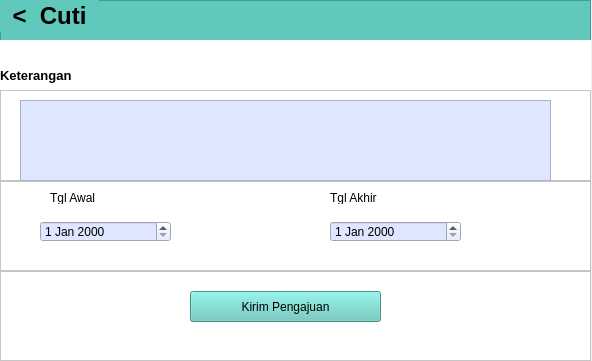
<?xml version="1.0" encoding="UTF-8"?>
<ui version="4.0">
 <class>Form</class>
 <widget class="QWidget" name="Form">
  <property name="geometry">
   <rect>
    <x>0</x>
    <y>0</y>
    <width>592</width>
    <height>361</height>
   </rect>
  </property>
  <property name="windowTitle">
   <string>Form</string>
  </property>
  <widget class="QWidget" name="verticalLayoutWidget">
   <property name="geometry">
    <rect>
     <x>0</x>
     <y>0</y>
     <width>591</width>
     <height>361</height>
    </rect>
   </property>
   <layout class="QVBoxLayout" name="verticalLayout">
    <property name="spacing">
     <number>0</number>
    </property>
    <item>
     <widget class="QFrame" name="frame_4">
      <property name="styleSheet">
       <string notr="true">background-color:rgb(97, 200, 188)</string>
      </property>
      <property name="frameShape">
       <enum>QFrame::StyledPanel</enum>
      </property>
      <property name="frameShadow">
       <enum>QFrame::Raised</enum>
      </property>
      <property name="lineWidth">
       <number>0</number>
      </property>
      <widget class="QToolButton" name="toolButtonCuti">
       <property name="geometry">
        <rect>
         <x>0</x>
         <y>0</y>
         <width>99</width>
         <height>32</height>
        </rect>
       </property>
       <property name="font">
        <font>
         <family>MS Shell Dlg 2</family>
         <pointsize>18</pointsize>
         <weight>75</weight>
         <bold>true</bold>
        </font>
       </property>
       <property name="styleSheet">
        <string notr="true">border:none;</string>
       </property>
       <property name="text">
        <string>&lt;  Cuti</string>
       </property>
      </widget>
      <widget class="QLabel" name="labelKeterangan">
       <property name="geometry">
        <rect>
         <x>0</x>
         <y>40</y>
         <width>591</width>
         <height>71</height>
        </rect>
       </property>
       <property name="font">
        <font>
         <pointsize>10</pointsize>
         <weight>75</weight>
         <bold>true</bold>
        </font>
       </property>
       <property name="styleSheet">
        <string notr="true">background-color:rgb(255, 255, 255)</string>
       </property>
       <property name="text">
        <string>Keterangan</string>
       </property>
      </widget>
      <widget class="QLabel" name="label">
       <property name="geometry">
        <rect>
         <x>0</x>
         <y>30</y>
         <width>61</width>
         <height>41</height>
        </rect>
       </property>
       <property name="styleSheet">
        <string notr="true">background-color:rgba(0,0,0,0)</string>
       </property>
       <property name="text">
        <string/>
       </property>
       <property name="pixmap">
        <pixmap resource="images.qrc">:/gambarlaptop/C:/Users/Nesti/Downloads/WhatsApp_Image_2023-05-24_at_9.21.08_PM-removebg-preview.png</pixmap>
       </property>
       <property name="scaledContents">
        <bool>true</bool>
       </property>
      </widget>
     </widget>
    </item>
    <item>
     <widget class="QFrame" name="frame_3">
      <property name="styleSheet">
       <string notr="true">background-color:rgb(255, 255, 255)</string>
      </property>
      <property name="frameShape">
       <enum>QFrame::StyledPanel</enum>
      </property>
      <property name="frameShadow">
       <enum>QFrame::Raised</enum>
      </property>
      <widget class="QTextEdit" name="textEditKeterangan">
       <property name="geometry">
        <rect>
         <x>20</x>
         <y>10</y>
         <width>531</width>
         <height>81</height>
        </rect>
       </property>
       <property name="styleSheet">
        <string notr="true">background-color:rgb(222, 231, 255)</string>
       </property>
      </widget>
     </widget>
    </item>
    <item>
     <widget class="QFrame" name="frame_2">
      <property name="styleSheet">
       <string notr="true">background-color:rgb(255, 255, 255)
</string>
      </property>
      <property name="frameShape">
       <enum>QFrame::StyledPanel</enum>
      </property>
      <property name="frameShadow">
       <enum>QFrame::Raised</enum>
      </property>
      <widget class="QLabel" name="labelTglAwal">
       <property name="geometry">
        <rect>
         <x>50</x>
         <y>10</y>
         <width>47</width>
         <height>13</height>
        </rect>
       </property>
       <property name="text">
        <string>Tgl Awal</string>
       </property>
      </widget>
      <widget class="QLabel" name="labelTglAkhir">
       <property name="geometry">
        <rect>
         <x>330</x>
         <y>10</y>
         <width>47</width>
         <height>13</height>
        </rect>
       </property>
       <property name="text">
        <string>Tgl Akhir</string>
       </property>
      </widget>
      <widget class="QDateEdit" name="dateEditTglAwal">
       <property name="geometry">
        <rect>
         <x>40</x>
         <y>40</y>
         <width>131</width>
         <height>21</height>
        </rect>
       </property>
       <property name="styleSheet">
        <string notr="true">
background-color:rgb(222, 231, 255)</string>
       </property>
      </widget>
      <widget class="QDateEdit" name="dateEditTglAkhir">
       <property name="geometry">
        <rect>
         <x>330</x>
         <y>40</y>
         <width>131</width>
         <height>21</height>
        </rect>
       </property>
       <property name="styleSheet">
        <string notr="true">
background-color:rgb(222, 231, 255)</string>
       </property>
      </widget>
     </widget>
    </item>
    <item>
     <widget class="QFrame" name="frame">
      <property name="styleSheet">
       <string notr="true">background-color:rgb(255, 255, 255)</string>
      </property>
      <property name="frameShape">
       <enum>QFrame::StyledPanel</enum>
      </property>
      <property name="frameShadow">
       <enum>QFrame::Raised</enum>
      </property>
      <widget class="QPushButton" name="pushButtonKirimPengajuan">
       <property name="geometry">
        <rect>
         <x>190</x>
         <y>20</y>
         <width>191</width>
         <height>31</height>
        </rect>
       </property>
       <property name="styleSheet">
        <string notr="true">background-color:rgb(97, 200, 188)</string>
       </property>
       <property name="text">
        <string>Kirim Pengajuan</string>
       </property>
      </widget>
     </widget>
    </item>
   </layout>
  </widget>
 </widget>
 <resources>
  <include location="images.qrc"/>
 </resources>
 <connections/>
</ui>
